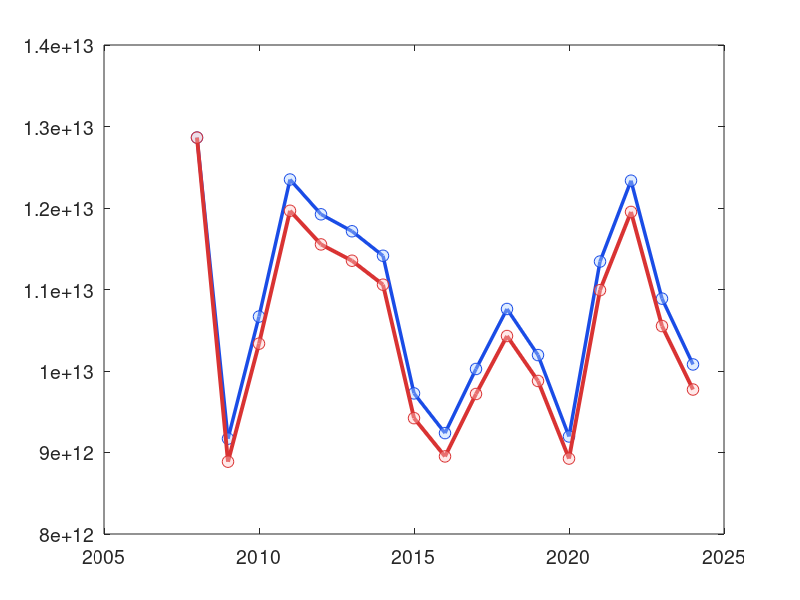

The MATLAB source for this figure: (Note: this script raises an error after producing the figure.)
function plot_obs_vs_sim()
% ============================================================
%  plot_obs_vs_sim · Compare observed vs simulated trade data
% ------------------------------------------------------------
%  Purpose:
%    This script compares observed and simulated trade activity
%    through three complementary analyses:
%       (1) Time series comparison
%       (2) Scatter correlation (Spearman & Pearson)
%       (3) Distribution comparison (Kolmogorov–Smirnov test)
%
%  REQUIRED FILES (in current folder):
%    - X_obs.mat   → contains 'X_obs'  (515 × 5537)
%    - X_p.mat        → contains 'X_p'       (515 × 5537)
% ============================================================

%% ====== Load data ======
load('X_obs.mat', 'X_obs');    % Observed trade state
load('X_p.mat', 'X_p');              % Simulated trade state
A = squeeze(X_obs);               
B = squeeze(X_p);                    
yA = sum(A, 2);                      % Total observed trade values
yB = sum(B, 2);                      % Total simulated trade values

%% ====== Load year information ======
dataDir = 'C:\Users\xuren\Desktop\NP-real\Data\10.Economy_trade';
files = dir(fullfile(dataDir, 'trade_*TOTAL_new.csv'));
fileNames = {files.name};
yearStrs = regexp(fileNames, '\d{4}', 'match', 'once');
years = sort(str2double(yearStrs(~cellfun('isempty', yearStrs))));

% Ensure baseline year 2008 is included
if ~isempty(years) && min(years) >= 2009
    years = [2008; years(:)];
end

% Fallback: sequential years if mismatch with data length
if isempty(years) || numel(years) ~= numel(yA)
    years = (2008 : 2008 + numel(yA) - 1)';
end

%% ====== Common plot settings ======
set(groot, 'DefaultAxesFontName', 'Helvetica', ...
           'DefaultAxesFontSize', 14);
blue_dark = [0.10 0.30 0.90];
blue_light = [0.70 0.82 1.00];
red_dark  = [0.85 0.20 0.20];
red_light = [1.00 0.78 0.78];
fillAlpha = 0.40;

figW = 12; figH = 9;  % cm

%% ---------- (1) Time series ----------
figure('Units','centimeters','Position',[2 2 figW figH]);

% Observed results (blue)
plot(years, yA, '-', 'Color', blue_dark, 'LineWidth', 2.5); hold on
scatter(years, yA, 70, 'MarkerEdgeColor', blue_dark, ...
        'MarkerFaceColor', blue_light, ...
        'MarkerEdgeAlpha', 1, 'MarkerFaceAlpha', fillAlpha);

% Simulated results (red)
plot(years, yB, '-', 'Color', red_dark, 'LineWidth', 2.8);
scatter(years, yB, 70, 'MarkerEdgeColor', red_dark, ...
        'MarkerFaceColor', red_light, ...
        'MarkerEdgeAlpha', 1, 'MarkerFaceAlpha', fillAlpha);

%xlabel('Year', 'FontSize', 16);
%ylabel('Total trade volume', 'FontSize', 16);

% Legend with dummy handles (line + circle)
hLegObs = plot(nan, nan, '-o', 'Color', blue_dark, ...
    'MarkerEdgeColor', blue_dark, 'MarkerFaceColor', blue_light, ...
    'LineWidth', 2.5, 'MarkerSize', 6);
hLegSim = plot(nan, nan, '-o', 'Color', red_dark, ...
    'MarkerEdgeColor', red_dark, 'MarkerFaceColor', red_light, ...
    'LineWidth', 2.8, 'MarkerSize', 6);

legend([hLegObs, hLegSim], {'Observed results', 'Simulated results'}, ...
       'Location', 'best', 'FontSize', 40);
set([hLegObs, hLegSim], 'XData', nan, 'YData', nan);
grid off; box on;
legend off;



ax = gca;
% Y-axis range
yMin = 8e12; 
yMax = 14e12;
ylim([yMin, yMax]);
ax.YTick = linspace(yMin, yMax, 3);  % 
numTicks = 5;                              
xlim([years(1) years(end)]);              
tickIdx = round(linspace(1, numel(years), numTicks));
ax.XTick = years(tickIdx);                
ax.XTickLabel = [];                        
ax.YAxis.Exponent = 13;       % Scientific notation ×10^13
ytickformat('%.1f');          % Force display with 1 decimal (1 → 1.0)
set(gca,'Position',[0.15 0.15 0.75 0.75]);  % ✅ unify axis size

ax.XTickLabel = [];              
ax.YTickLabel = [];              
ax.YRuler.SecondaryLabel.Visible = 'off';  % 不显示 ×10^n
ax.YAxis.Exponent = 0;          

ax.LineWidth = 2;
ax.FontSize  = 30;      
%% ====== (2) Scatter correlation ======
idx = (yA > 0) & (yB > 0);
x = yA(idx); 
y = yB(idx);

% Compute Spearman and Pearson correlations
[rhoS, ~] = corr(x, y, 'Type', 'Spearman');
[rhoP, ~] = corr(x, y, 'Type', 'Pearson');

figure('Units','centimeters','Position',[2 2 figW figH]);
scatter(x, y, 60, [0.55 0.20 0.70], 'filled', ...
        'MarkerEdgeColor', 'k', 'MarkerFaceAlpha', 0.75); hold on;

% 1:1 reference line
xyMin = 8e12; 
xyMax = 14e12;
plot([xyMin xyMax], [xyMin xyMax], 'k--', 'LineWidth', 1.0); hold off;

%xlabel('Observed results', 'FontSize', 16);
%ylabel('Simulated results', 'FontSize', 16);
%title(sprintf('\\bf%c = %.3f,  r = %.3f', 961, rhoS, rhoP), 'FontSize', 16);

% Layout
axis equal;
xlim([xyMin xyMax]); 
ylim([xyMin xyMax]);
box on; grid off;

ax = gca;
ax.XTick = linspace(xyMin, xyMax, 3);  
ax.YTick = linspace(xyMin, xyMax, 3);   

tickStep = 2e12;  % Tick spacing
ax.XAxis.Exponent = 13;       % Keep scientific notation
ax.YAxis.Exponent = 13;
xtickformat('%.1f');          % Force decimal style
ytickformat('%.1f');
ax.FontSize = 28;            
set(gca,'Position',[0.15 0.15 0.75 0.75]);  % ✅ unify axis size

ax.XTickLabel = [];              
ax.YTickLabel = [];              
ax.YRuler.SecondaryLabel.Visible = 'off';  
ax.YAxis.Exponent = 0;           

ax.LineWidth = 2;
ax.FontSize  = 37;      

%% ---------- (3) Distribution: KS test ----------
figure('Units','centimeters','Position',[2 2 figW figH]);
edges = linspace(min([x; y]), max([x; y]), 25);

% Histograms
h1 = histogram(x, edges, 'Normalization', 'probability', ...
               'FaceColor', blue_dark, 'FaceAlpha', 0.45);
hold on;
h2 = histogram(y, edges, 'Normalization', 'probability', ...
               'FaceColor', red_dark, 'FaceAlpha', 0.45);
hold off;

% Kolmogorov–Smirnov test
[~, ~, ksD] = kstest2(x, y);

%xlabel('Total trade volume', 'FontSize', 16);
%ylabel('Probability', 'FontSize', 16);
%title(sprintf('D = %.3f', ksD), 'FontSize', 16);

%legend([h1 h2], {'Observed results', 'Simulated results'}, ...
       %'Location', 'best', 'FontSize', 28);

grid off; box on;
legend off;
% X-axis range and ticks
xlim([8e12 14e12]);
ax = gca;
ax.XTick = linspace(8e12, 14e12, 3);
ax.XAxis.Exponent = 13;       % Scientific notation ×10^13
xtickformat('%.1f');          % Force decimal style (1 → 1.0)

% Y-axis range
ylim([0, 0.2]);
yticks(0:0.1:0.2);
ax.FontSize = 28;            
set(gca,'Position',[0.15 0.15 0.75 0.75]);  % ✅ unify axis size

ax.XTickLabel = [];             
ax.YTickLabel = [];              
ax.YRuler.SecondaryLabel.Visible = 'off'; 
ax.YAxis.Exponent = 0;           
ax.LineWidth = 2;
ax.FontSize  = 37;      

end
